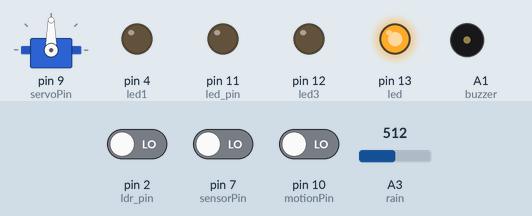
The sketch below on a simulated Arduino Uno, built with avr-gcc and run on an emulated ATmega328P. On the bench: servo, output pins drawn as LEDs (lit = HIGH), buzzer (waves = sounding, pin HIGH). The inputs (shaded band) are chosen by the test bench; at power-on: A3 (rain) = 512, pin 2 (ldr_pin) LOW, pin 7 (sensorPin) LOW, pin 10 (motionPin) LOW.

Above: at 1.2 s.
1.3 s: A3 (rain) set to 309
2.8 s: A3 (rain) set to 287
At 3.5 s:
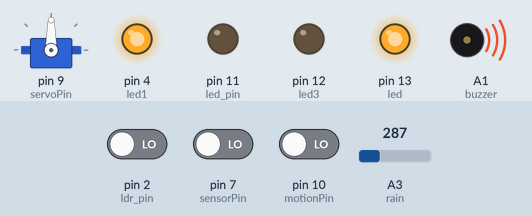
4.3 s: pin 2 (ldr_pin) driven HIGH
At 4.8 s:
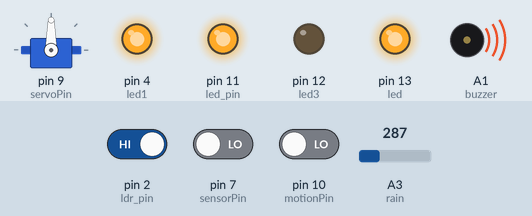
5.8 s: pin 7 (sensorPin) driven HIGH
At 6.1 s:
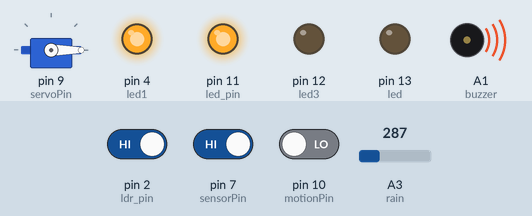
7.3 s: pin 10 (motionPin) driven HIGH
At 8.5 s:
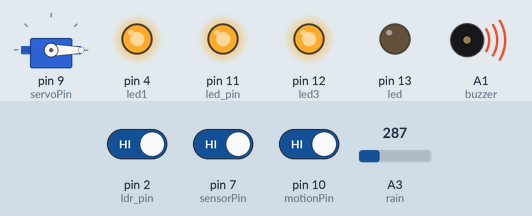
8.8 s: pin 2 (ldr_pin) driven LOW
At 9.9 s:
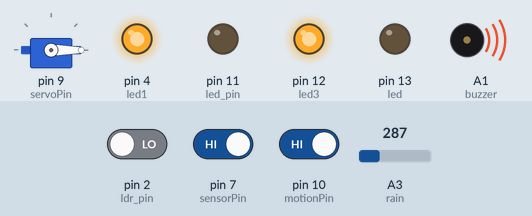
Timing chart, 0 to 11.3 s (numbered marks = the images above; inputs shaded):
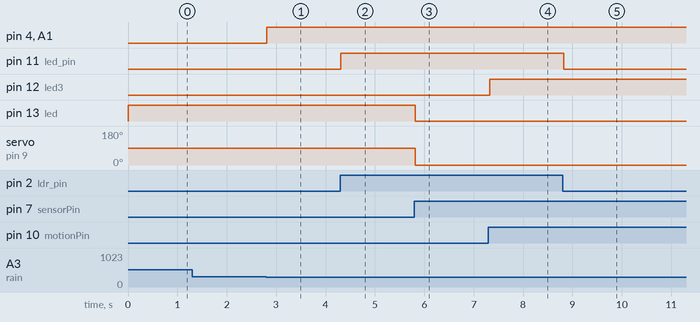

The sketch:

ED3_Asadon_Mendaje.ino
```cpp
  #include <Servo.h>;
  Servo Servo;
  int ldrPin = A4;
  int val;
  int sensorValue;
  int sensorPin = 7;
  int led = 13;
  int servoPin = 9;
  const int rain = A3;
  const int ldr_pin = 2;
  const int led_pin = 11;
  int led1 = 4;
  int led3 = 12;
  int motionPin = 10;
  int pinStateCurrent   = LOW;
  int pinStatePrevious  = LOW;
  const int buzzer = A1;


  void setup() {
    pinMode(sensorPin, INPUT);
    pinMode(ldr_pin,INPUT);
    pinMode(led_pin,OUTPUT);
    pinMode(led, OUTPUT);
    pinMode(servoPin, OUTPUT);
    Servo.attach(servoPin);
    Servo.write(0);
    pinMode(rain, INPUT);
    pinMode(led1, OUTPUT);
    pinMode(motionPin, INPUT);
    pinMode(led3, OUTPUT);
    pinMode(buzzer, OUTPUT);


  }

  void loop() {
    int value = analogRead(rain);//read value
    if (value < 300) {//check condition
      digitalWrite(led1, HIGH);
      Serial.println("It is raining.");
      analogWrite(buzzer, 255);
      Serial.print(" ");
    } else {
      digitalWrite(led1, LOW);
      analogWrite(buzzer, 0);

    }


    sensorValue = digitalRead(sensorPin);
    if (sensorValue == 1){
      digitalWrite(led, LOW);
      Servo.write(0);
    }
    if (sensorValue == 0) {
      digitalWrite(led, HIGH);
      Servo.write(90);
    }

    pinStatePrevious = pinStateCurrent; // store old state
    pinStateCurrent = digitalRead(motionPin);   // read new state


    if (pinStatePrevious == HIGH && pinStateCurrent == LOW) {   // pin state change: HIGH -> LOW
      Serial.println("Motion stopped!");
      delay(3000);
      digitalWrite(led3, LOW);
      // TODO: turn off alarm, light or deactivate a device ... here
    }

    if (pinStatePrevious == LOW && pinStateCurrent == HIGH) {   // pin state change: LOW -> HIGH
      Serial.println("Motion detected!");
      digitalWrite(led3, HIGH);

      // TODO: turn on alarm, light or activate a device ... here
    }

    // put your main code here, to run repeatedly:
    if( digitalRead( ldr_pin ) == 1){
      analogWrite(led_pin, 255);
        }
    else{
        analogWrite(led_pin, 0);
    }
    delay(100);

  }
```

Measured:
- the behaviour switches between 300 and 299 on A3 (rain) (found by bisection; images 0 and 1)
- after the input at 1.3 s, every drawn part: stays the same
- after the input at 2.8 s, pin 4 (led1), A1 (buzzer): LOW → HIGH at once
- after the input at 4.3 s, pin 11 (led_pin): LOW → HIGH at once
- after the input at 5.8 s, pin 13 (led): HIGH → LOW at once; servo on pin 9 (servoPin): 90° → 0° at once
- after the input at 7.3 s, pin 12 (led3): LOW → HIGH at once
- after the input at 8.8 s, pin 11 (led_pin): HIGH → LOW at once
